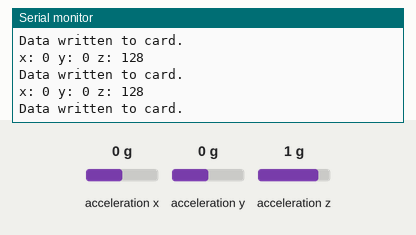
The sketch below on a simulated Arduino Uno, built with avr-gcc and run on an emulated ATmega328P. Shown: the last lines printed to the serial monitor. Wiring (inferred from the names in the program): ADXL345 accelerometer at I2C address 0x53. The inputs (shaded band) are chosen by the test bench; at power-on: acceleration x 0 g, acceleration y 0 g, acceleration z 1 g. Storage starts empty.

Above: at 1.2 s.
1.3 s: acceleration x set to -1.4 g
At 1.38 s:
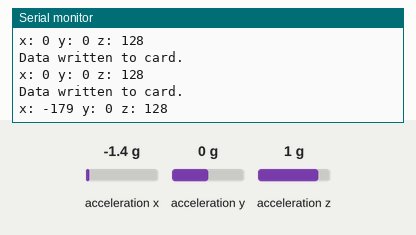
4.3 s: acceleration y set to -1.4 g
At 4.31 s:
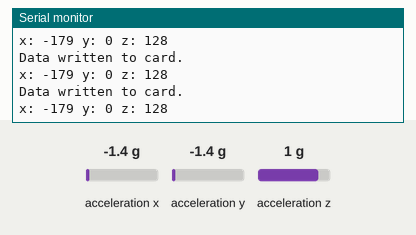
5.8 s: acceleration z set to -1.4 g
At 6.7 s:
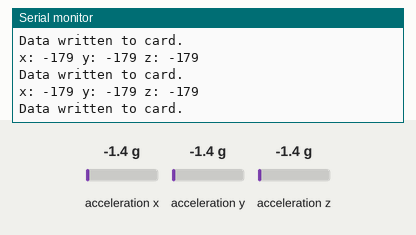
7.3 s: acceleration x set to 0 g
At 8.1 s:
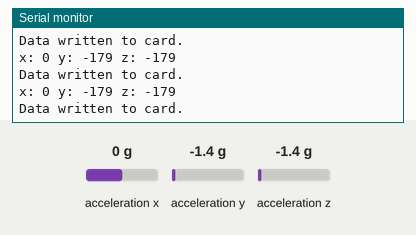

The sketch:

datatest.ino
```cpp
/*
Scott Pollard
POL13390234

CMP3XXXX
Project - Feed Bruce's cats

Arduino Code - C/C++
*/

#include <SPI.h>
#include <SD.h>
#include <Wire.h>

#define DEVICE (0x53) // Device address as specified in data sheet

byte _buff[6];

const int chipSel = 4; //Chip Select (CS) Pin

uint8_t BytesToRead = 6;

char POWER_CTL = 0x2D;  //Power Control Register
char DATA_FORMAT = 0x31;
char DATAX0 = 0x32; //X-Axis Data 0
char DATAX1 = 0x33; //X-Axis Data 1
char DATAY0 = 0x34; //Y-Axis Data 0
char DATAY1 = 0x35; //Y-Axis Data 1
char DATAZ0 = 0x36; //Z-Axis Data 0
char DATAZ1 = 0x37; //Z-Axis Data 1

void setup(){
  Wire.begin();
  Serial.begin(9600);
  while (!Serial) { delay(100); } //Wait for Serial to start for output
  Serial.print("Starting Serial Output...");

  if (!SD.begin(chipSel)) {
    Serial.print("SD Card not present or failed!");
    return;
  }

  Serial.print("SD Card is present.");

  //Put the ADXL345 into +/- 4G range by writing the value 0x01 to the DATA_FORMAT register.
  writeTo(DATA_FORMAT, 0x01);
  //Put the ADXL345 into Measurement Mode by writing 0x08 to the POWER_CTL register.
  writeTo(POWER_CTL, 0x08);


}

void loop(){

  readFrom( DATAX0, BytesToRead, _buff);

    int x = (((int)_buff[1]) << 8) | _buff[0];
  int y = (((int)_buff[3]) << 8) | _buff[2];
  int z = (((int)_buff[5]) << 8) | _buff[4];

  //x = x - 27;
  //y = y - 8;
  //z = z + 35;

  Serial.print("x: ");
  Serial.print( x );
  Serial.print(" y: ");
  Serial.print( y );
  Serial.print(" z: ");
  Serial.println( z );

 int res = x + y + z;

    File dataFile = SD.open("datalog.txt", FILE_WRITE);
    if (dataFile){
      dataFile.println(res);
      dataFile.close();
      Serial.println("Data written to card.");
    }
    else{
      Serial.println("Error writing to card!");
    }


  delay(100);
}

void writeTo(byte address, byte val){
  Wire.beginTransmission(DEVICE); // start transmission to device
  Wire.write(address);             // send register address
  Wire.write(val);                 // send value to write
  Wire.endTransmission();         // end transmission
}

void readFrom(byte address, int num, byte _buff[]){
 Wire.beginTransmission(DEVICE); // start transmission to device
  Wire.write(address);             // sends address to read from
  Wire.endTransmission();         // end transmission

  Wire.beginTransmission(DEVICE); // start transmission to device
  Wire.requestFrom(DEVICE, num);    // request 6 bytes from device

  int i = 0;
  while(Wire.available())         // device may send less than requested (abnormal)
  {
    _buff[i] = Wire.read();    // receive a byte
    i++;
  }
  Wire.endTransmission();         // end transmission
}
```

Measured:
- after the input at 1.3 s, the serial monitor: prints a new line after 0.07 s (image 1)
- after the input at 5.8 s, the serial monitor: prints a new line after 0.08 s (image 3)
- after the input at 7.3 s, the serial monitor: prints a new line at once (image 4)
